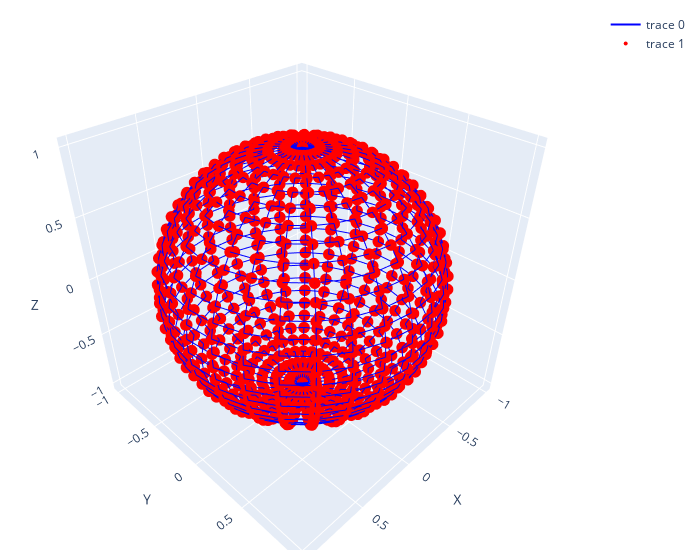
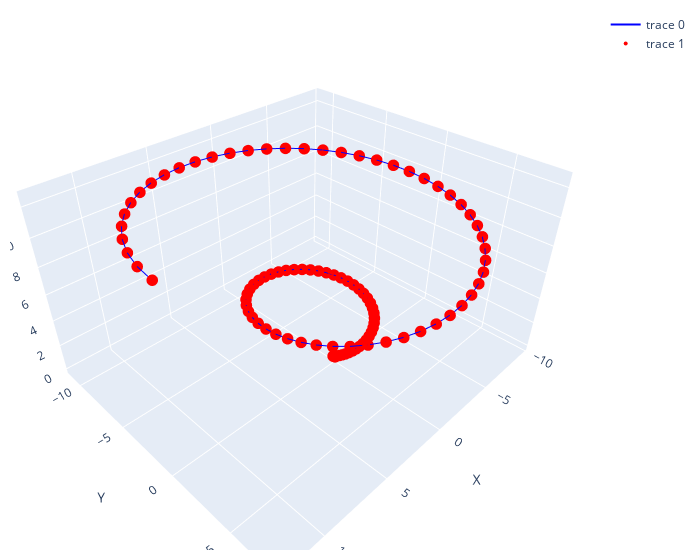

Notebook source saved alongside these figures, in order:
### Code cell
# Gerar e visualizar pontos e arestas de uma esfera
x_sphere, y_sphere, z_sphere, edges_sphere = generate_sphere_points_and_edges(30)
visualize_points_and_edges(x_sphere, y_sphere, z_sphere, edges_sphere)

# Gerar e visualizar pontos e arestas de uma espiral
x_spiral, y_spiral, z_spiral, edges_spiral = generate_spiral_points_and_edges(100)
visualize_points_and_edges(x_spiral, y_spiral, z_spiral, edges_spiral)

### Figure 1 — Plotly figure (JSON) as saved in the notebook; plotly's stock layout.template omitted (floating-point values rounded to 4 significant figures; data arrays with more than 128 entries replaced by an {"elided": "..."} marker saying what was removed)
{"data": [{"line": {"color": "blue", "width": 2}, "mode": "lines", "type": "scatter3d", "x": {"elided": "5046 float values"}, "y": {"elided": "5046 float values"}, "z": {"elided": "5046 float values"}}, {"marker": {"color": "red", "size": 4}, "mode": "markers", "type": "scatter3d", "x": {"elided": "900 float values"}, "y": {"elided": "900 float values"}, "z": {"elided": "900 float values"}}], "layout": {"margin": {"b": 10, "l": 10, "r": 20, "t": 10}, "scene": {"xaxis": {"title": {"text": "X"}}, "yaxis": {"title": {"text": "Y"}}, "zaxis": {"title": {"text": "Z"}}}, "width": 700}}

### Figure 2 — Plotly figure (JSON) as saved in the notebook; plotly's stock layout.template omitted (floating-point values rounded to 4 significant figures; data arrays with more than 128 entries replaced by an {"elided": "..."} marker saying what was removed)
{"data": [{"line": {"color": "blue", "width": 2}, "mode": "lines", "type": "scatter3d", "x": {"elided": "297 float values"}, "y": {"elided": "297 float values"}, "z": {"elided": "297 float values"}}, {"marker": {"color": "red", "size": 4}, "mode": "markers", "type": "scatter3d", "x": [0, 0.1259, 0.2457, 0.3535, 0.4437, 0.5111, 0.5512, 0.5603, 0.5354, 0.4746, 0.3769, 0.2425, 0.07248, -0.1308, -0.364, -0.6227, -0.9019, -1.195, -1.496, -1.797, -2.091, -2.369, -2.624, -2.848, -3.033, -3.172, -3.259, -3.288, -3.256, -3.158, -2.993, -2.76, -2.46, -2.094, -1.667, -1.184, -0.6503, -0.07451, 0.5346, 1.167, 1.812, 2.458, 3.092, 3.703, 4.278, 4.805, 5.272, 5.668, 5.983, 6.207, 6.334, 6.357, 6.271, 6.074, 5.766, 5.348, 4.823, 4.197, 3.477, 2.673, 1.796, 0.8582, -0.1249, -1.138, -2.165, -3.188, -4.189, -5.15, -6.055, -6.885, -7.623, -8.256, -8.769, -9.15, -9.388, -9.477, -9.41, -9.184, -8.8, -8.26, -7.568, -6.733, -5.765, -4.678, -3.487, -2.21, -0.8651, 0.5255, 1.94, 3.354, 4.746, 6.09, 7.363, 8.544, 9.608, 10.54, 11.31, 11.92, 12.34, 12.57], "y": [0, 0.01607, 0.06376, 0.1415, 0.2469, 0.3763, 0.5256, 0.6896, 0.8629, 1.039, 1.212, 1.375, 1.521, 1.645, 1.739, 1.799, 1.82, 1.797, 1.727, 1.608, 1.44, 1.221, 0.9551, 0.6432, 0.2896, -0.1007, -0.5214, -0.9656, -1.425, -1.891, -2.354, -2.804, -3.232, -3.628, -3.981, -4.282, -4.523, -4.696, -4.794, -4.811, -4.743, -4.587, -4.343, -4.009, -3.59, -3.088, -2.51, -1.862, -1.153, -0.3945, 0.4025, 1.225, 2.06, 2.891, 3.706, 4.488, 5.222, 5.894, 6.489, 6.996, 7.401, 7.695, 7.869, 7.915, 7.83, 7.61, 7.255, 6.768, 6.152, 5.414, 4.564, 3.613, 2.575, 1.464, 0.298, -0.9049, -2.125, -3.343, -4.537, -5.686, -6.771, -7.77, -8.666, -9.44, -10.08, -10.56, -10.88, -11.03, -11.0, -10.79, -10.39, -9.815, -9.064, -8.146, -7.074, -5.863, -4.529, -3.092, -1.575, -6.156e-15], "z": [0, 0.1269, 0.2539, 0.3808, 0.5077, 0.6347, 0.7616, 0.8885, 1.015, 1.142, 1.269, 1.396, 1.523, 1.65, 1.777, 1.904, 2.031, 2.158, 2.285, 2.412, 2.539, 2.666, 2.793, 2.919, 3.046, 3.173, 3.3, 3.427, 3.554, 3.681, 3.808, 3.935, 4.062, 4.189, 4.316, 4.443, 4.57, 4.697, 4.823, 4.95, 5.077, 5.204, 5.331, 5.458, 5.585, 5.712, 5.839, 5.966, 6.093, 6.22, 6.347, 6.474, 6.601, 6.727, 6.854, 6.981, 7.108, 7.235, 7.362, 7.489, 7.616, 7.743, 7.87, 7.997, 8.124, 8.251, 8.378, 8.505, 8.631, 8.758, 8.885, 9.012, 9.139, 9.266, 9.393, 9.52, 9.647, 9.774, 9.901, 10.03, 10.15, 10.28, 10.41, 10.54, 10.66, 10.79, 10.92, 11.04, 11.17, 11.3, 11.42, 11.55, 11.68, 11.8, 11.93, 12.06, 12.19, 12.31, 12.44, 12.57]}], "layout": {"margin": {"b": 10, "l": 10, "r": 20, "t": 10}, "scene": {"xaxis": {"title": {"text": "X"}}, "yaxis": {"title": {"text": "Y"}}, "zaxis": {"title": {"text": "Z"}}}, "width": 700}}
